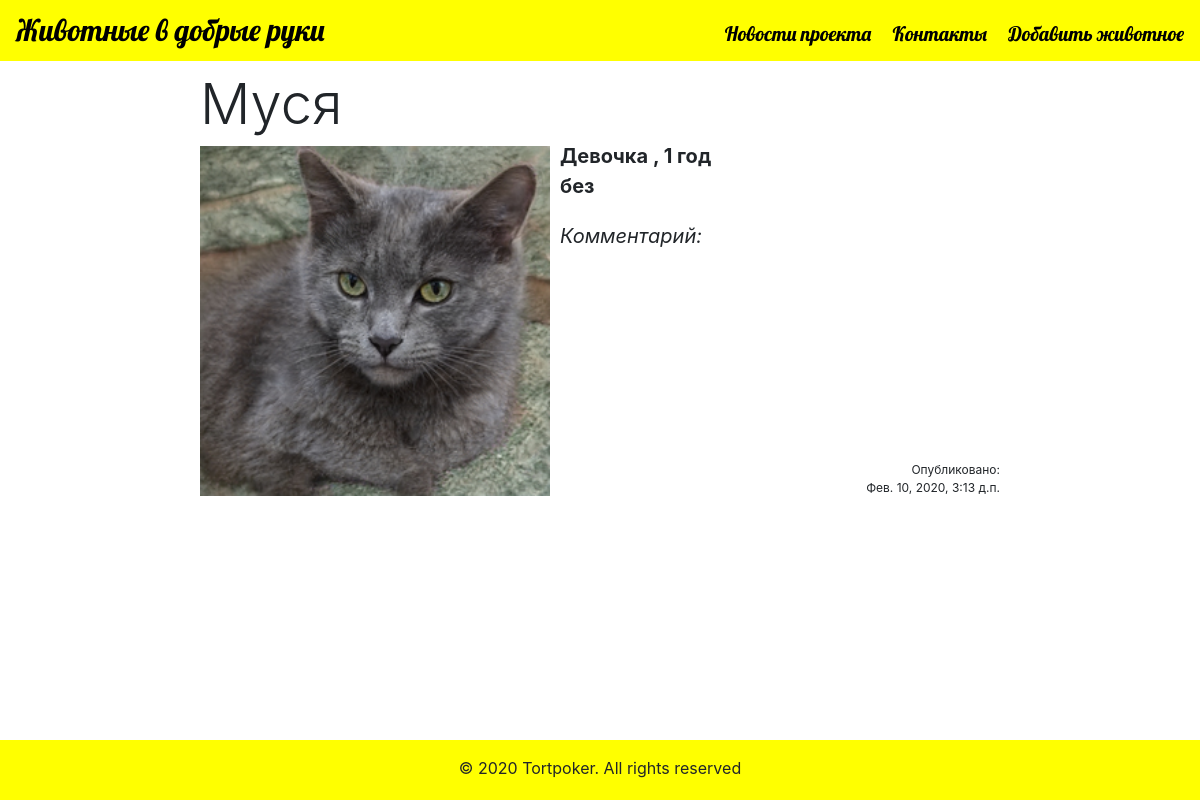
Page /3-musia on the earlier database version.
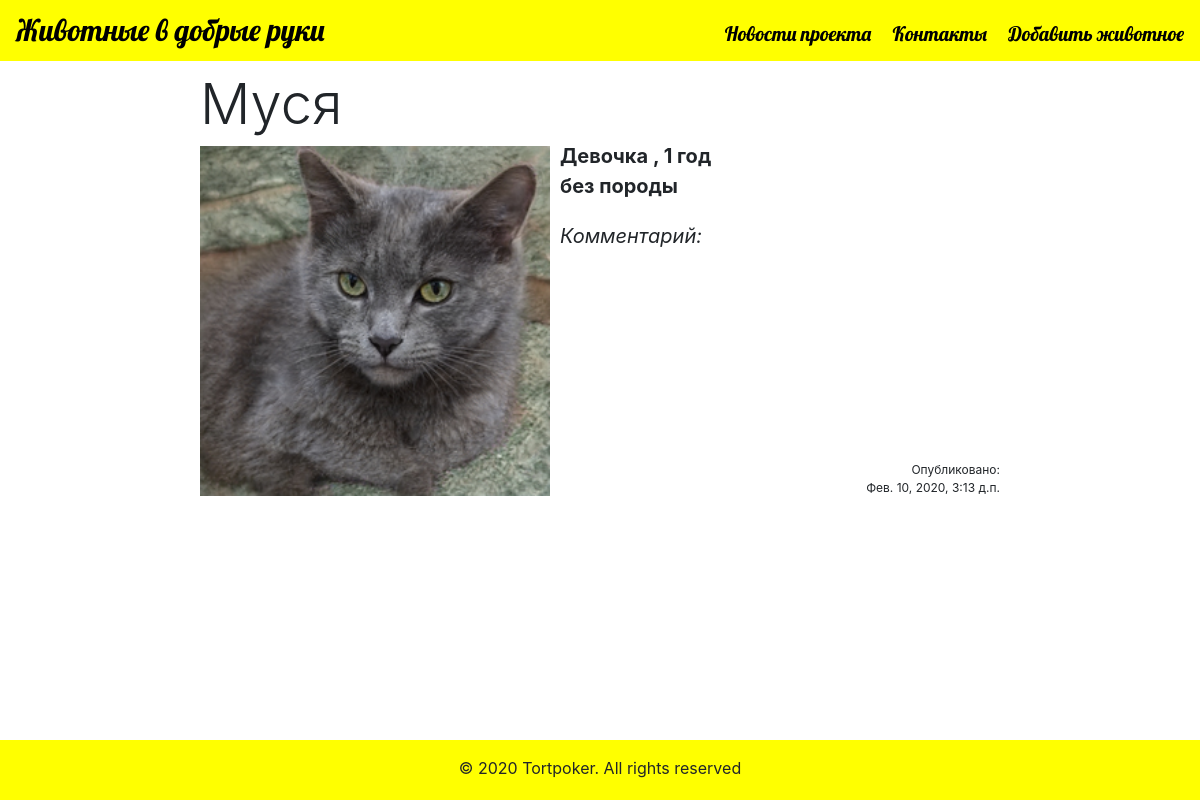
Same page on the later database version.
### pets/models.py (models this page shows, shortened)
class Pet(models.Model):
    cat = 'c'
    dog = 'd'
    parrot = 'p'
    SPECIES_CHOICES = (
    ('p', 'Попугай'),
    ('c', 'Кошка'),
    ('d', 'Собака'),
    )
    spec = models.CharField(
        max_length=10,
        choices=SPECIES_CHOICES,
        blank=True,
        verbose_name='Вид животного'
    )
    male = 'm'
    female = 'f'
    SEX_CHOICES = (
    ('m', 'Мальчик'),
    ('f', 'Девочка'),
    )
    sex = models.CharField(
        max_length=10,
        choices=SEX_CHOICES,
        blank=True,
        verbose_name='Пол'
    )
    age = models.CharField (max_length=20, verbose_name='Возраст')
    name = models.CharField (max_length=20, verbose_name='Кличка')
    breed = models.CharField (max_length=50, verbose_name='Порода')
    description = models.TextField (blank=True, verbose_name='Описание')
    arrival_date = models.DateTimeField (auto_now_add=True, db_index=True, verbose_name='Дата добавления')
    image = models.ImageField (upload_to='img/%Y/%m/%d', verbose_name='Фото')
    slug = models.SlugField(max_length=200, unique=True)
    def __str__(self):
        return self.name
    class Meta():
        verbose_name='Животное'
        verbose_name_plural='Животные'

### pets/views.py (the view)
# urls.py: path('<int:pk>-<slug:slug>', PetDetail.as_view(), name='pets_detail'),
class PetDetail(DetailView):
    model = Pet
    template_name = 'pets_detail.html'
    def get_context_data(self, **kwargs):
        context = super(PetDetail, self).get_context_data(**kwargs)
        context['name'] = Pet.objects.filter(name=self.object)
        return context

### pets/templates/pets_detail.html (shortened to what this page needs)
{% extends 'base.html' %}
{% load static %}
{% block extra_css %}
<link rel="stylesheet" type="text/css" href="{% static 'css/detail.css' %}" >
{% endblock %}
{% block content %}
<div class="wrapper">
    <div class="box1">
        <h2 class="display-4"> {{ pet.name }} </h2>
        <img style="width:350px" src="{{ MEDIA_URL }}{{ pet.image }}">
    </div>
    <div class="box2">
        <div class="box2 box3 ">{% if 'm' in pet.sex %} Мальчик {% else %}Девочка {% endif %}, {{ pet.age }} <br>
        {{ pet.breed }}</div>
        <div class="box2 box4"><em>Комментарий:</em><br>{{ pet.description }}</div>
        <div class="box2 box5">Опубликовано:<br>{{ pet.arrival_date }}</div>
    </div>
</div>
{% endblock %}

### pets/templates/base.html (shortened to what this page needs)
{% load static %}
<!DOCTYPE html>
<html>
  <head>
    <link rel="stylesheet" href="{% static 'bootstrap/css/bootstrap.min.css' %}" >
    {% block extra_css %} {% endblock extra_css %}
    <link rel="stylesheet" type="text/css" href="{% static 'css/base.css' %}" >
</head>
<body>
  <nav class="navbar">
    <div class="logo">
      <a style="text-decoration: none; color: black;" href="{% url 'pets_list' %}">Животные в добрые руки</a>
    </div>
    <div class="side">
      <a href="{% url 'news' %}">Новости проекта</a>
      <a href="{% url 'contacts' %}">Контакты</a>
      <a href="{% url 'pet_add' %}">Добавить животное</a>
    </div>
  </nav>
      {% block content %}
      {% endblock %}
  <footer class="page-footer">
    <div class="footer-copyright text-center py-3"> &copy; 2020 Tortpoker. All rights reserved </div>
  </footer>
</body>
</html

### static/css/detail.css (style rules this page uses)
.wrapper { display: grid; max-width: 800px; margin: auto; justify-content: center; grid-column-gap: 10px; grid-row-gap: 1em; grid-template-columns: 1fr 3fr; }
.box2 { display: grid; grid-template-rows: 150px 240px 50px; font-size: 20px; }
.box2 > .box3 { margin-top: 70px; font-weight: bold; }
.box2 > .box5 { font-size: 12px; text-align: right; }

### static/css/base.css (style rules this page uses)
.navbar { background-color: yellow; min-height: 60px; max-height: 120px; font-family: "LobsterRegular"; font-size: 30px; margin-bottom: 10px; }
footer { position:fixed; bottom:0; width: 100%; background-color: yellow; height: 60px; }
.side > a { font-size: 20px; text-decoration: none; color: black; }
.side > a:nth-child(-n+2) { margin-right: 15px; }

Differences in the rows shown:
changed Pet "Муся": breed "без" → "без породы"
